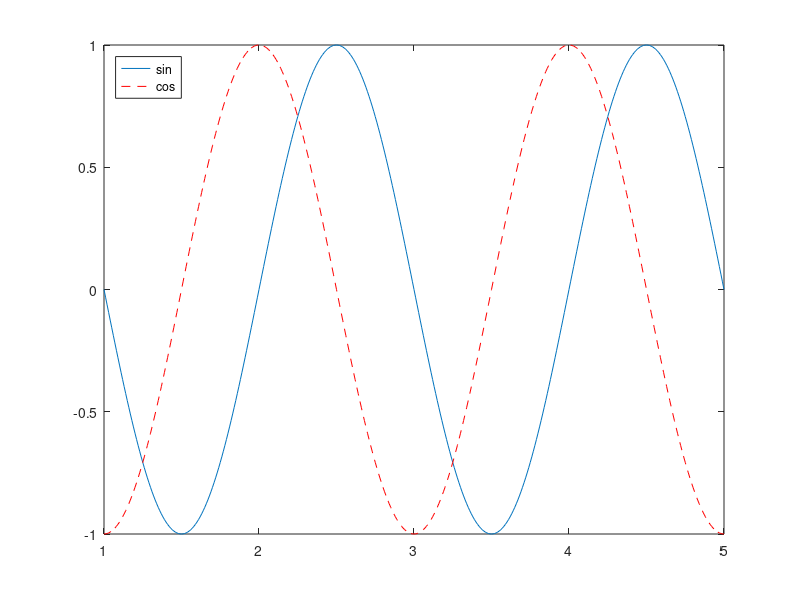

Here is the MATLAB script that generated this plot:
x = (1:0.01:5);
xlabel('x');
ylabel('sin(x*pi)');
plot(x, sin(x*pi));
hold on
plot(x, cos(x*pi), 'r--');
legend('sin','cos', 'Location','northwest');
